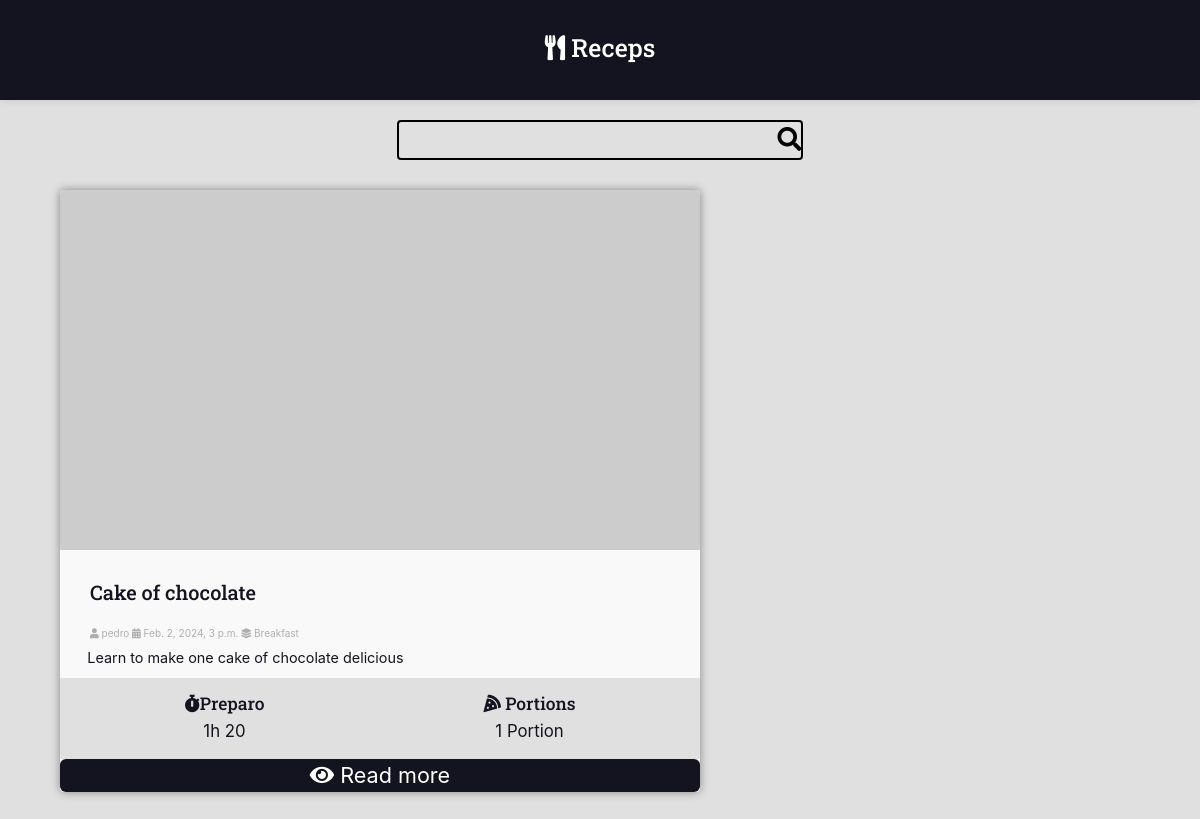
The app's page /receps/, older data.
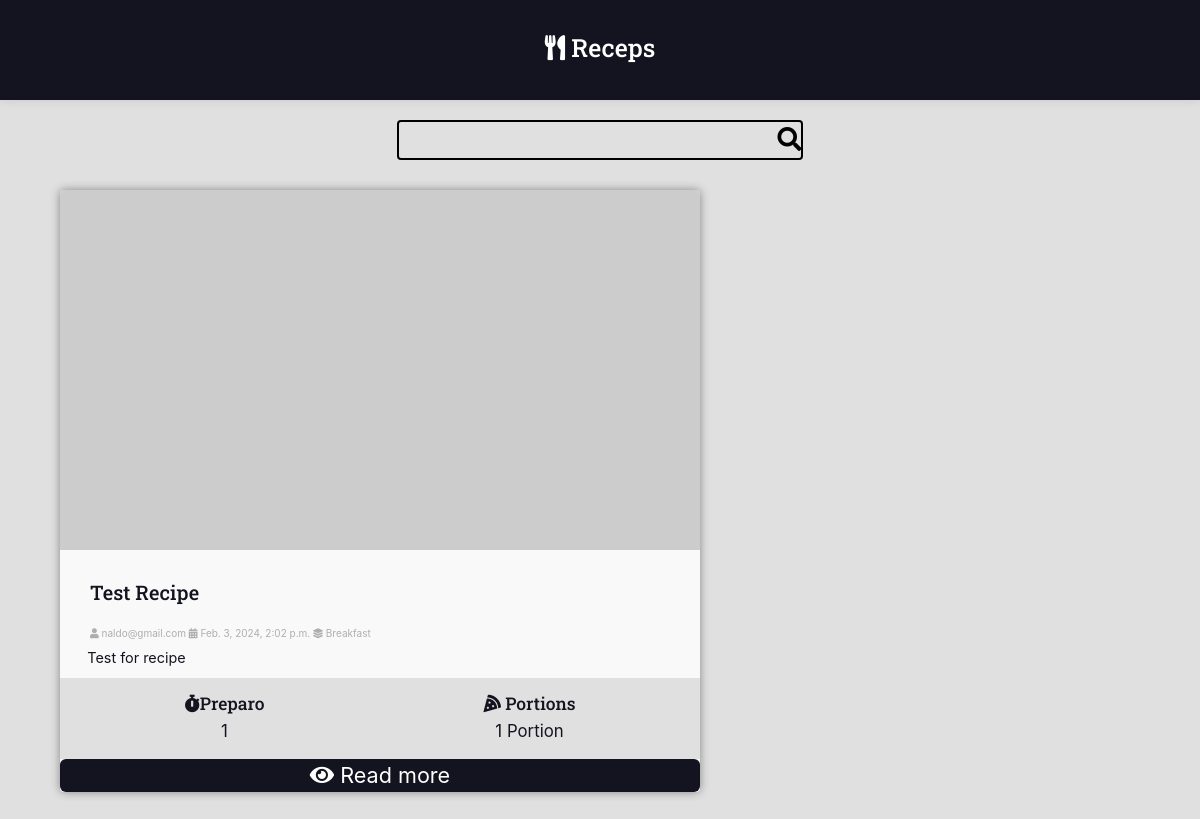
The same page, newer data.
### receps/models.py (models this page shows, shortened)
class Receps(models.Model):
    title = models.CharField(max_length=42)
    date = models.DateTimeField(auto_now_add=True)
    category = models.ForeignKey(Categories, on_delete=models.DO_NOTHING)
    portions = models.PositiveIntegerField(null=False, blank=False)
    user = models.ForeignKey(User, models.DO_NOTHING)
    description = models.TextField(blank=False)
    time = models.CharField(max_length=8)
    slug = models.SlugField(blank=True, null=False, unique=True)
    update = models.DateTimeField(auto_now=True)
    is_published = models.BooleanField(default=True)

class Categories(models.Model):
    name = models.CharField(null=True, blank=True, max_length=38, unique=True)
    icon = models.CharField(default="fas fa-utensils",null=True, blank=True, max_length=100)

### receps/views.py (the view)
# urls.py: path('receps/', include('receps.urls')),
def receps(request):
    receps_list = Receps.objects.all().filter(is_published=True).order_by('-id')
    page_obj, pages = pagination.make_pagination(request, receps_list, PERPAGE, 1)
    return render(request, 'pages/receps.html', {'Receps': page_obj, 'pages': pages})

### receps/utils/pagination.py (called while the page is built)
def make_pagination_range(page_range, current_page, segment_size=4):
    total_pages = len(page_range)
    middle_page = current_page
    segment_start = max(1, middle_page - segment_size // 2)
    segment_end = min(total_pages + 1, segment_start + segment_size)
    pagination = page_range[segment_start - 1:segment_end - 1]
    return {
        'pagination': pagination,
        'page_range': page_range,
        'qty_pages': total_pages,
        'current_page': current_page,
        'total_pages': total_pages,
        'segment_start': segment_start,
        'segment_end': segment_end,
        'first_page_out_of_range': segment_start > 1,
        'last_page_out_of_range': segment_end < total_pages + 1,
    }

def make_pagination(request, query_set, perpage, qty_pages):
    try:
        current_page = int(request.GET.get('page', 1))
    except ValueError:
        current_page = 1
    paginator = Paginator(query_set, perpage)
    page_obj = paginator.get_page(current_page)
    pages = make_pagination_range(
        page_range=paginator.page_range,
        segment_size = 4,
        current_page=current_page
    )
    return page_obj, pages

### receps/templates/pages/receps.html (shortened to what this page needs)
{% extends 'extension.html' %}
{% block 'head' %}
  {% load static %}
  <link rel="stylesheet" href="{% static 'css/receps.css' %}">
{% endblock %}
{% block 'body' %}
  {% include '../partials/header.html' %}
  {% include '../partials/search_box.html' %}
  {% for recipe in Receps %}
    {% include '../partials/receps_list.html' %}
  {% endfor %}
{% endblock %}

### receps/templates/partials/receps_list.html (shortened to what this page needs)
<div class="main-container">
    <div class="main-content main-content-list container">
        <div class="recipe recipe-list-item">
            <div class="recipe-cover">
                <img src="https://via.placeholder.com/1280x720.png/000">
            </div>
            <div class="recipe-title-container">
                <h2>{{recipe.title}}</h2>
            </div>
            <div class="recipe-author">
                <a href="{% url 'authors:profile' username=recipe.user.username %}" class="author-item">
                    <i class="fas fa-user"></i>
                    {{recipe.user.username}}
                <span class="author-item">
                    <i class="fas fa-calendar-alt"></i>
                    {{recipe.date}}
                </span>
                <a class="author-item" href="{% url 'receps:category' id=recipe.category.id %}">
                    <i class="fas fa-layer-group"></i>
                    {{recipe.category.name}}
                </a>
            </div>
            <div class="recipe-content">
                <p>{{recipe.description}}</p>
            </div>
            <div class="recipe-meta-container">
                <div class="recipe-meta recipe-preparation">
                    <h3 class="recipe-meta-title"><i class="fas fa-stopwatch"></i>Preparo</h3>
                    <div class="recipe-meta-text">
                        {{recipe.time}}
                    </div>
                </div>
                <div class="recipe-meta recipe-servings">
                    <h3 class="recipe-meta-title">
                        <i class="fas fa-pizza-slice"></i>
                        Portions
                    </h3>
                    <div class="recipe-meta-text">
                    {% if recipe.portions < 2%}
                    {{recipe.portions}} Portion
                    {% endif %}
                    </div>
                </div>
            </div>
            <footer class="recipe-footer">
                <a class="recipe-read-more button button-dark button-full-width" href="{% url 'receps:receps-recipe' slug=recipe.slug %}">
                    <i class="fas fa-eye"></i>
                    <span>Read more</span>
                </a>
            </footer>
        </div>
    </div>
</div>

Row changes from the older to the newer data that the page shows:
removed Receps: title "Cake of chocolate", user.username "pedro", date "Feb. 2, 2024, 3 p.m.", category.name "Breakfast", description "Learn to make one cake of chocolate delicious", time "1h 20", portions "1"
added Receps: title "Test Recipe", user.username "naldo@gmail.com", date "Feb. 3, 2024, 2:02 p.m.", category.name "Breakfast", description "Test for recipe", time "1", portions "1"
